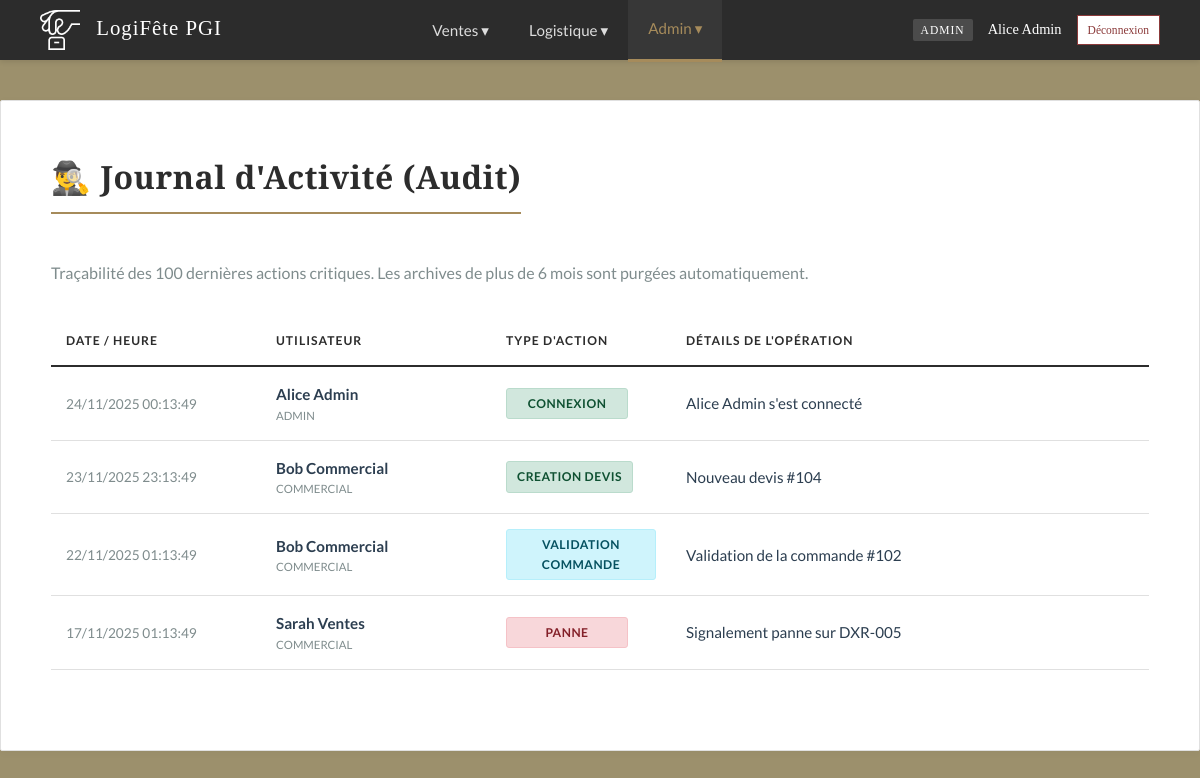
Page /admin_logs.php (signed in) on the committed database.
### tables this page shows
CREATE TABLE `historique_logs` (
  `id_log` int(11) NOT NULL AUTO_INCREMENT,
  `id_user` int(11) DEFAULT NULL,
  `action` varchar(50) NOT NULL,
  `details` text DEFAULT NULL,
  `date_action` datetime DEFAULT current_timestamp(),
  PRIMARY KEY (`id_log`),
  KEY `id_user` (`id_user`)
);

CREATE TABLE `utilisateur` (
  `id_user` int(11) NOT NULL AUTO_INCREMENT,
  `nom` varchar(100) NOT NULL,
  `email` varchar(100) NOT NULL,
  `mot_de_passe` varchar(255) NOT NULL,
  `role` enum('admin','commercial','technicien') NOT NULL,
  `signature_data` text DEFAULT NULL,
  PRIMARY KEY (`id_user`),
  UNIQUE KEY `email` (`email`)
);

### admin_logs.php (the view, shortened to what this page needs)
<?php
require 'db.php';
require 'navbar.php';
$sql = "SELECT l.*, u.nom, u.role
        FROM historique_logs l
        JOIN utilisateur u ON l.id_user = u.id_user
        ORDER BY l.date_action DESC
        LIMIT 100";
$logs = $pdo->query($sql)->fetchAll();
$current_page = basename($_SERVER['PHP_SELF']);
?>
<!DOCTYPE html>
<html lang="fr">
<head>
    <link rel="stylesheet" href="style.css">
</head>
<body>
    <?= renderNavbar($_SESSION['role'], $current_page) ?>
<div class="container">
    <h1>🕵️‍♂️ Journal d'Activité (Audit)</h1>
    <p style="color:var(--text-muted); margin-bottom:20px;">
        Traçabilité des 100 dernières actions critiques. Les archives de plus de 6 mois sont purgées automatiquement.
    </p>
    <table>
        <thead>
            <tr>
                <th>Date / Heure</th>
                <th>Utilisateur</th>
                <th>Type d'Action</th>
                <th>Détails de l'opération</th>
            </tr>
        </thead>
        <tbody>
            <?php foreach($logs as $l):
                $action_code = strtoupper($l['action']);
                $class = "log-info";
                if (strpos($action_code, 'CONNEXION') !== false || strpos($action_code, 'CREATION') !== false || strpos($action_code, 'AJOUT') !== false) {
                    $class = "log-connexion";
                }
                elseif (strpos($action_code, 'SUPPRESSION') !== false || strpos($action_code, 'ERREUR') !== false || strpos($action_code, 'PANNE') !== false) {
                    $class = "log-suppression";
                }
                elseif (strpos($action_code, 'VALIDATION') !== false || strpos($action_code, 'MODIF') !== false || strpos($action_code, 'RETOUR') !== false) {
                    $class = "log-validation";
                }
            ?>
            <tr>
                <td style="font-size:0.9em; color:var(--text-muted); width: 180px;">
                    <?= date('d/m/Y H:i:s', strtotime($l['date_action'])) ?>
                </td>
                <td style="width: 200px;">
                    <strong><?= htmlspecialchars($l['nom']) ?></strong>
                    <div style="font-size:0.75em; color:var(--text-muted);"><?= strtoupper($l['role']) ?></div>
                </td>
                <td style="width: 150px;">
                    <span class="log-badge <?= $class ?>">
                        <?= htmlspecialchars($l['action']) ?>
                    </span>
                </td>
                <td style="color:var(--text-main);">
                    <?= htmlspecialchars($l['details']) ?>
                </td>
            </tr>
            <?php endforeach; ?>
        </tbody>
    </table>
</div>
</body>
</html>

### navbar.php
<?php
function renderNavbar($role, $current_page) {
    $html = '<div class="navbar">
                <a href="dashboard.php" class="nav-brand">
                    <img src="img/logo.png" alt="Logo" class="nav-logo"> LogiFête PGI
                </a>
                <div class="nav-links">';
    if ($role == 'commercial' || $role == 'admin') {
        $active = (in_array($current_page, ['commandes.php', 'nouvelle_commande.php', 'clients.php', 'planning.php'])) ? 'active' : '';
        $html .= '<div class="dropdown">
                    <a href="#" class="nav-item '.$active.'">Ventes ▾</a>
                    <div class="dropdown-content">
                        <a href="nouvelle_commande.php">➕ Nouveau Devis</a>
                        <a href="commandes.php">📑 Liste Commandes</a>
                        <a href="clients.php">👥 Clients</a>
                        <a href="planning.php">📅 Planning</a>
                        <a href="comptabilite.php">💰 Finance / Paiements</a>
                    </div>
                  </div>';
    }
    $active_log = (in_array($current_page, ['stock.php', 'missions.php', 'retours.php', 'maintenance.php'])) ? 'active' : '';
    $html .= '<div class="dropdown">
                <a href="#" class="nav-item '.$active_log.'">Logistique ▾</a>
                <div class="dropdown-content">
                    <a href="stock.php">📦 Inventaire / Stock</a>';
    if ($role == 'technicien' || $role == 'admin') {
        $html .= '  <a href="missions.php">⚙️ Mes Missions</a>
                    <a href="retours.php">📥 Retours Matériel</a>
                    <a href="maintenance.php">🛠️ Atelier / Pannes</a>
                    <a href="signaler_panne.php">🚨 Signaler Panne</a>
                    <a href="fournisseurs.php">🏭 Fournisseurs</a>';
    }
    $html .= '  </div>
              </div>';
    if ($role == 'admin') {
        $active_admin = (in_array($current_page, ['admin_users.php', 'admin_logs.php', 'admin_stock.php'])) ? 'active' : '';
        $html .= '<div class="dropdown">
                    <a href="#" class="nav-item '.$active_admin.'">Admin ▾</a>
                    <div class="dropdown-content">
                        <a href="admin_users.php">👤 Utilisateurs</a>
                        <a href="admin_stock.php">📝 Catalogue (Ref)</a>
                        <a href="admin_kits.php">🧰 Gestion Kits</a>
                        <a href="admin_logs.php">🕵️‍♂️ Logs / Audit</a>
                        <a href="admin_backup.php">💾 Sauvegarde BDD</a>
                    </div>
                  </div>';
    }
    $html .= '</div> <div class="nav-profile">
                  <span class="role-badge-nav">'.strtoupper($role).'</span>
                  <a href="profil.php" style="color:white; text-decoration:none;">'.htmlspecialchars($_SESSION['nom']).'</a>
                  <a href="logout.php" class="btn-danger" style="padding:5px 10px; font-size:0.8em;">Déconnexion</a>
              </div>
            </div>';
    return $html;
}
?>

### style.css (style rules this page uses)
:root { --bg-page: #9C906C; --bg-card: #FFFFFF; --text-main: #2C3E50; --text-muted: #7F8C8D; --primary: #2C2C2C; --accent: #A68B5B; --success: #556B2F; --danger: #8B3A3A; --warning: #D4AC0D; --border-color: #E0E0E0; --input-bg: #FAFAFA; --shadow: 0 2px 10px rgba(0, 0, 0, 0.03); }
body { font-family: 'Lato', sans-serif; background-color: var(--bg-page); color: var(--text-main); margin: 0; padding-top: 60px; line-height: 1.6; font-size: 16px; }
h1, h2, h3, h4 { font-family: 'Playfair Display', serif; color: var(--primary); margin-top: 0; margin-bottom: 20px; font-weight: 700; letter-spacing: 0.5px; }
h1 { border-bottom: 2px solid var(--accent); display: inline-block; padding-bottom: 10px; margin-bottom: 30px; }
a { color: var(--accent); text-decoration: none; transition: color 0.3s; }
.navbar { position: fixed; top: 0; left: 0; width: 100%; height: 60px; background-color: var(--primary); color: #FFF; display: flex; align-items: center; justify-content: space-between; padding: 0 40px; box-shadow: 0 2px 5px rgba(0,0,0,0.1); z-index: 1000; box-sizing: border-box; font-family: 'Playfair Display', serif; }
.nav-brand { font-size: 1.3em; color: #FFF !important; letter-spacing: 1px; }
.nav-links { display: flex; height: 100%; }
.dropdown { position: relative; height: 100%; display: flex; align-items: center; }
.nav-item { color: #DDD; padding: 0 20px; height: 100%; display: flex; align-items: center; font-family: 'Lato', sans-serif; font-size: 0.95em; font-weight: 400; transition: all 0.3s; cursor: pointer; }
.nav-item:hover, .nav-item.active { color: var(--accent); background-color: rgba(255,255,255,0.05); }
.nav-item.active { border-bottom: 3px solid var(--accent); }
.nav-profile { display: flex; align-items: center; gap: 15px; font-size: 0.9em; }
.role-badge-nav { background: rgba(255,255,255,0.15); padding: 2px 8px; border-radius: 2px; font-size: 0.8em; letter-spacing: 1px; }
.container { max-width: 1100px; margin: 40px auto; background: var(--bg-card); padding: 50px; border: 1px solid var(--border-color); box-shadow: var(--shadow); border-radius: 2px; }
.btn-danger { background-color: #FFF; color: var(--danger); border: 1px solid var(--danger); }
table { width: 100%; border-collapse: collapse; margin: 30px 0; font-size: 0.95em; }
table thead tr { background-color: transparent; border-bottom: 2px solid var(--primary); }
table th { text-align: left; padding: 15px; color: var(--primary); text-transform: uppercase; font-size: 0.8em; letter-spacing: 1px; }
table td { padding: 15px; border-bottom: 1px solid var(--border-color); color: var(--text-main); }
.nav-logo { height: 40px; width: auto; vertical-align: middle; margin-right: 10px; }

### admin_logs.php (style rules this page uses)
.log-badge { padding: 5px 10px; border-radius: 3px; font-size: 0.8em; font-weight: 700; text-transform: uppercase; display: inline-block; letter-spacing: 0.5px; border: 1px solid transparent; min-width: 100px; text-align: center; }
.log-connexion { color: #0f5132; background-color: #d1e7dd; border-color: #badbcc; }
.log-suppression { color: #842029; background-color: #f8d7da; border-color: #f5c2c7; }
.log-validation { color: #055160; background-color: #cff4fc; border-color: #b6effb; }

### rows in the picture
historique_logs: date_action "24/11/2025 00:13:49", id_user.nom "Alice Admin", id_user.role "ADMIN", action "CONNEXION", details "Alice Admin s'est connecté"
historique_logs: date_action "23/11/2025 23:13:49", id_user.nom "Bob Commercial", id_user.role "COMMERCIAL", action "CREATION DEVIS", details "Nouveau devis #104"
historique_logs: date_action "22/11/2025 01:13:49", id_user.nom "Bob Commercial", id_user.role "COMMERCIAL", action "VALIDATION COMMANDE", details "Validation de la commande #102"
historique_logs: date_action "17/11/2025 01:13:49", id_user.nom "Sarah Ventes", id_user.role "COMMERCIAL", action "PANNE", details "Signalement panne sur DXR-005"

### other values in the picture
$role "ADMIN"
$_SESSION['nom'] "Alice Admin"
